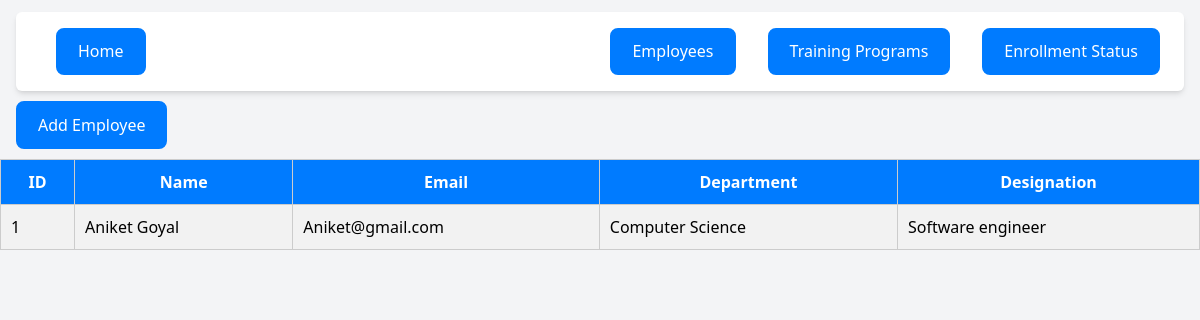
/employees, run on an earlier commit of the app's database.
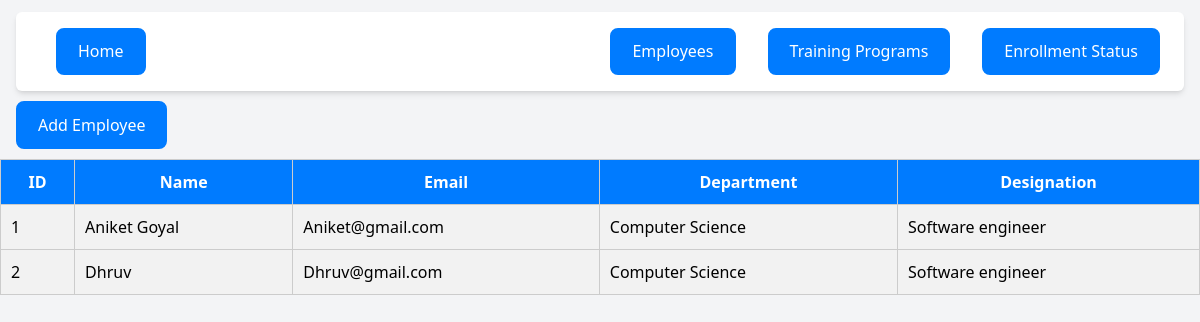
And on a later commit of the database.
### ETT_App/models.py (models this page shows)
class Employee(models.Model):
    name = models.CharField(max_length=100)
    email = models.EmailField(unique=True)
    department = models.CharField(max_length=100)
    designation = models.CharField(max_length=100)

### ETT_App/views.py (the view)
# urls.py: path('employees', views.get_Employees,name='employees'),
def get_Employees(request):
    employees=Employee.objects.all()
    return render(request,'employees.html',{'employees':employees})

### templates/employees.html (shortened to what this page needs)
<!DOCTYPE html>
<html lang="en">
<head>
</head>
<body>
    <div style="margin: 10px 0;">
        {% include 'templates/nav.html' %}
    </div>
    <button><a href="add_employee">Add Employee</a></button>
    <table style="width: 100%; border-collapse: collapse; margin-top: 10px;">
        <thead>
            <tr style="background-color: #007BFF; color: white;">
                <th style="padding: 10px; border: 1px solid #ccc;">ID</th>
                <th style="padding: 10px; border: 1px solid #ccc;">Name</th>
                <th style="padding: 10px; border: 1px solid #ccc;">Email</th>
                <th style="padding: 10px; border: 1px solid #ccc;">Department</th>
                <th style="padding: 10px; border: 1px solid #ccc;">Designation</th>
            </tr>
        </thead>
        <tbody>
            {% for employee in employees %}
            <tr style="background-color: #f2f2f2;">
                <td style="padding: 10px; border: 1px solid #ccc;">{{ employee.id }}</td>
                <td style="padding: 10px; border: 1px solid #ccc;">{{ employee.name }}</td>
                <td style="padding: 10px; border: 1px solid #ccc;">{{ employee.email }}</td>
                <td style="padding: 10px; border: 1px solid #ccc;">{{ employee.department }}</td>
                <td style="padding: 10px; border: 1px solid #ccc;">{{ employee.designation }}</td>
            </tr>
            {% endfor %}
        </tbody>
    </table>
</body>
</html>

What changed in the data, as far as the page shows it:
added Employee: id "2", name "Dhruv", email "Dhruv@gmail.com", department "Computer Science", designation "Software engineer"
